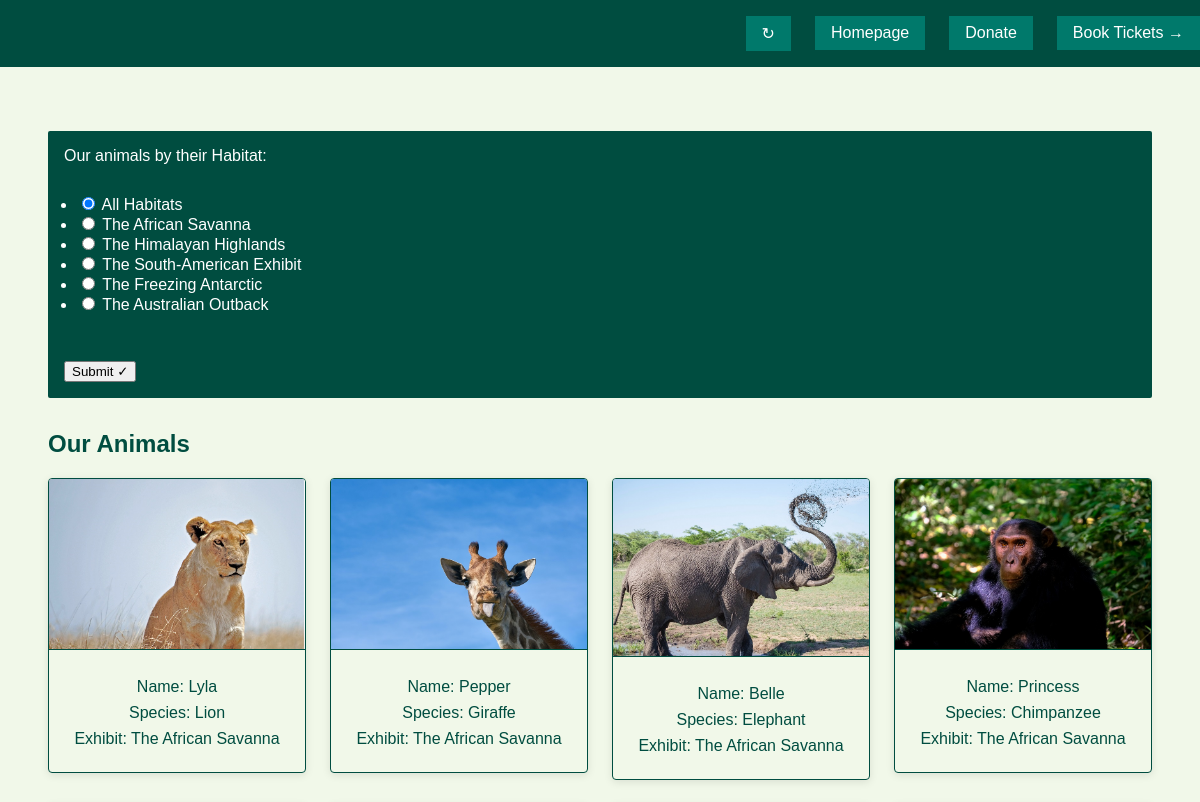
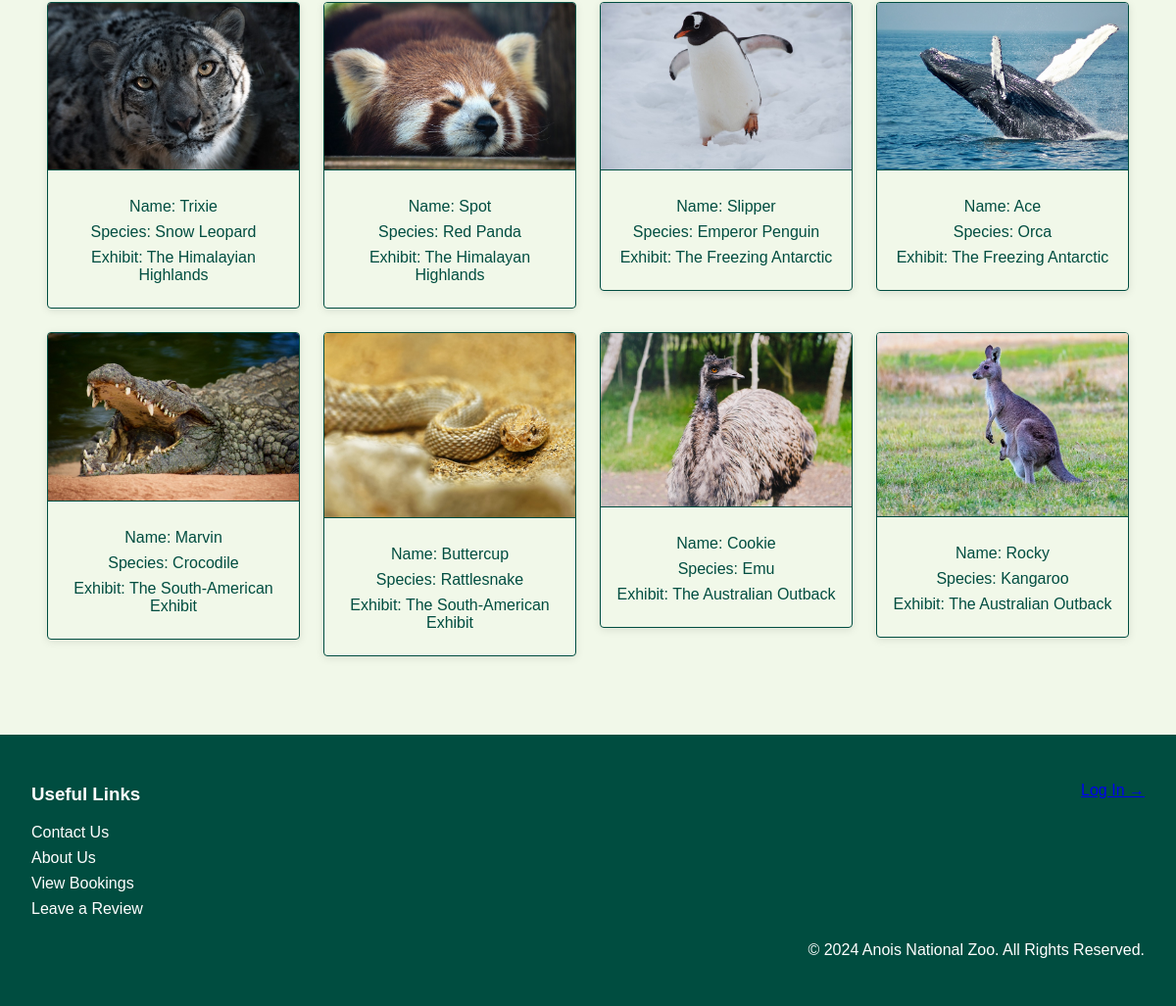
Page /animals on the committed database (2 pictures, top to bottom).
### tables this page shows
CREATE TABLE animals
(   
    animal_id INTEGER PRIMARY KEY AUTOINCREMENT,
    name TEXT NOT NULL,
    species TEXT NOT NULL,
    gender TEXT NOT NULL,
    dob TEXT NOT NULL,
    arrival TEXT NOT NULL,
    habitat TEXT NOT NULL,
    image TEXT
);

### app.py (the view, shortened to what this page needs)
@app.route("/animals",  methods=["GET", "POST"])
def animals():
    form = AnimalsForm()
    db = get_db()
    animals = db.execute("""SELECT * FROM animals;""")
    return render_template("animals.html", form=form, animals=animals)

### forms.py
class AnimalsForm(FlaskForm):
    habitats = RadioField("Our animals by their Habitat:", choices=["All Habitats", "The African Savanna", "The Himalayan Highlands",
                                                                    "The South-American Exhibit", "The Freezing Antarctic", "The Australian Outback"],
                         default="All Habitats")
    submit = SubmitField("Submit ✓")

### app.py (called while the page is built)
@app.before_request
def logged_in_admin():
    g.admin = session.get("admin_id", None)

@app.before_request
def logged_in_employee():
    g.employee = session.get("employee_id", None)

@app.before_request
def logged_in_user():
    g.user = session.get("user_id", None)

### database.py (called while the page is built)
def get_db():
    if "db" not in g:
        g.db = sqlite3.connect(DATABASE,
            detect_types=sqlite3.PARSE_DECLTYPES
        )
        g.db.row_factory = sqlite3.Row
    return g.db

### templates/animals.html (shortened to what this page needs)
{% extends "base.html" %}
{% block main_content %}
<section id="animals_page">
    <nav>
        <ul>
            <li><a id="refresh" href="{{ url_for('index')}}">↻</a></li>
            <li><a href="{{ url_for('index') }}">Homepage</a></li>
            <li><a href="{{ url_for('donate') }}">Donate</a></li>
            <li><a href="{{ url_for('bookings')}}">Book Tickets &#x2192</a></li>
        </ul>
    </nav>
    <main>
        <section id="animals_habitats">
            <section id="animals_form">
                <form method="POST" action="" novalidate>
                    {{ form.habitats.label }}
                    {{ form.habitats(class="form-control") }}
                    <br />
                    {{ form.submit()}}
                </form>
            </section>
        </section>
        <section id="animals_section">
            <h2>Our Animals</h2>
            <section id="all_animals">
                {% for animal in animals %}
                    <section class="animal" class="gallery">
                        <section class="gallery_item">
                            <img class="gallery_image" src="{{ animal['image'] }}" alt="">
                            <section class="image_desc">
                                <p>Name: {{ animal["name"] }}</p>
                                <p>Species: {{ animal["species"] }}</p>
                                <p>Exhibit: {{ animal["habitat"] }}</p>
                            </section>
                        </section>
                    </section>
                {% endfor %}
            </section>
        </section>
    </main>
    <footer class="site-footer">
        <div class="footer-content">
            <section class="footer-links">
                <h3>Useful Links</h3>
                <ul>
                    <li><a href="{{ url_for('contact_page') }}">Contact Us</a></li>
                    <li><a href="{{ url_for('about_page') }}">About Us</a></li>
                    <li><a href="{{ url_for('view_bookings') }}">View Bookings</a></li>
                    <li><a href="{{ url_for('review') }}">Leave a Review</a></li>
                </ul>
            </section>
            <section class="footer-auth">
                {% if g.admin != None %}
                    <p><a href="{{ url_for('logout') }}">Admin - Log Out &#x2192</a></p>
                {% elif g.employee != None %}
                    <p><a href="{{ url_for('logout') }}">Employee - Log Out &#x2192</a></p>
                {% elif g.user == None %}
                    <p><a href="{{ url_for('login') }}">Log In &#x2192</a></p>
                {% else %}
                    <p><a href="{{ url_for('logout') }}">Log Out &#x2192</a></p>
                {% endif %}
            </section>
        </div>
        <p class="footer-note">© 2024 Anois National Zoo. All Rights Reserved.</p>
    </footer>
</section>
{% endblock %}

### static/styles.css (style rules this page uses)
:root { --primary-clr: #004d40; --secondary-clr: #00796b; --accent-clr: #ff6f00; --bg-clr: #f1f8e9; --text-clr: #ffffff; --review-bg: #e0f7fa; --link-hover-clr: #ffa000; font-size: 16px; }
body, html { margin: 0; padding: 0; font-family: 'Helvetica', sans-serif; background-color: var(--bg-clr); color: var(--primary-clr); overflow-x: hidden; }
*, *::before, *::after { box-sizing: border-box; }
nav { background-color: var(--primary-clr); padding: 1em 0; }
nav ul { display: flex; justify-content: flex-end; list-style: none; padding: 0; margin: 0; }
nav li { margin-left: 1.5em; }
nav li a { color: var(--text-clr); text-decoration: none; padding: 0.5em 1em; background-color: var(--secondary-clr); transition: background-color 0.3s; display: block; }
.site-footer { background-color: var(--primary-clr); color: var(--text-clr); padding: 2em; margin-top: 2em; display: flex; justify-content: space-between; flex-wrap: wrap; }
.footer-content { display: flex; width: 100%; justify-content: space-between; flex-wrap: wrap; gap: 2em; }
.footer-links ul { list-style: none; padding: 0; margin: 0; }
.footer-links li { margin-bottom: 0.5em; }
.footer-links a { color: var(--text-clr); text-decoration: none; transition: color 0.3s; }
.footer-auth { text-align: left; }
.footer-note { text-align: right; width: 100%; margin-top: 1em; }
#animals_section { margin: 1em; }
#all_animals { display: grid; grid-template-columns: repeat(auto-fit, minmax(250px, 1fr)); gap: 1.5em; justify-items: center; margin: 1em 0; }
#animals_form { background-color: var(--primary-clr); color: var(--text-clr); padding: 1em; border-radius: 2px; margin: 2em 1em; }
#animals_form .form-control { margin-bottom: 1em; }
.gallery_item { background-color: var(--gallery-bg); flex-basis: calc(33% - 1em); border: 1px solid var(--primary-clr); border-radius: 4px; overflow: hidden; transition: transform 0.3s; box-shadow: 0 2px 8px rgba(0, 0, 0, 0.1); }
.gallery_image { width: 100%; height: auto; border-bottom: 1px solid var(--primary-clr); }
.image_desc { padding: 1em; text-align: center; }
.image_desc p { margin: 0.5em 0; }
.form-control { padding: 0.5em; border: 1px solid var(--primary-clr); border-radius: 4px; font-size: 1em; width: 100%; }
main { background-size: cover; background-position: center; background-repeat: no-repeat; background-attachment: fixed; padding: 2em; }
main::before { content: ""; position: absolute; top: 0; left: 0; width: 100%; height: 100%; background-color: rgba(0, 77, 64, 0.5); z-index: -1; }
.form-control { width: 100%; padding: 0.75em; border: 1px solid var(--primary-clr); border-radius: 4px; }

### rows in the picture
animals: image (picture), name "Lyla", species "Lion", habitat "The African Savanna"
animals: image (picture), name "Pepper", species "Giraffe", habitat "The African Savanna"
animals: image (picture), name "Belle", species "Elephant", habitat "The African Savanna"
animals: image (picture), name "Princess", species "Chimpanzee", habitat "The African Savanna"
animals: image (picture), name "Trixie", species "Snow Leopard", habitat "The Himalayian Highlands"
animals: image (picture), name "Spot", species "Red Panda", habitat "The Himalayan Highlands"
animals: image (picture), name "Slipper", species "Emperor Penguin", habitat "The Freezing Antarctic"
animals: image (picture), name "Ace", species "Orca", habitat "The Freezing Antarctic"
animals: image (picture), name "Marvin", species "Crocodile", habitat "The South-American Exhibit"
animals: image (picture), name "Buttercup", species "Rattlesnake", habitat "The South-American Exhibit"
animals: image (picture), name "Cookie", species "Emu", habitat "The Australian Outback"
animals: image (picture), name "Rocky", species "Kangaroo", habitat "The Australian Outback"
